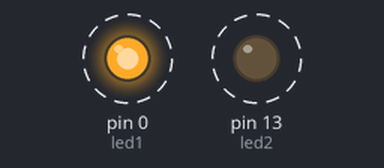
The sketch below on a simulated Arduino Uno, built with avr-gcc and run on an emulated ATmega328P. Parts: output pins drawn as LEDs (lit = HIGH). Dashed ring = blinking.

Above: at 0.5 s.
Timing chart, 0 to 4.6 s (numbered marks = the images above):
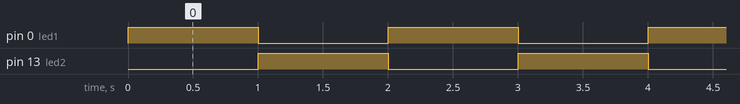

The sketch:

S5_2LED.ino
```cpp
// Sesión 5: Encender 2 LED
// Descripción: Este código enciende y apaga dos LEDs conectados a los pines 0 y 13 de Arduino con intervalos de 1 segundo.

// Definimos los pines donde conectaremos los LEDs
const int led1 = 0;  // Primer LED conectado al pin digital 13
const int led2 = 13;   // Segundo LED conectado al pin digital 0

// La función setup() se ejecuta una vez cuando se enciende o reinicia Arduino
void setup() {
    pinMode(led1, OUTPUT);  // Configuramos el pin 13 como salida
    pinMode(led2, OUTPUT);  // Configuramos el pin 0 como salida
}

// La función loop() se ejecuta de manera continua
void loop() {
    digitalWrite(led1, HIGH);  // Encendemos el LED 1
    digitalWrite(led2, LOW);   // Apagamos el LED 2
    delay(1000);  // Esperamos 1 segundo

    digitalWrite(led1, LOW);   // Apagamos el LED 1
    digitalWrite(led2, HIGH);  // Encendemos el LED 2
    delay(1000);  // Esperamos 1 segundo antes de repetir el ciclo
}
```

Measured:
- by itself, pin 0 (led1), pin 13 (led2): alternates HIGH for 1.0 s and LOW for 1.0 s
